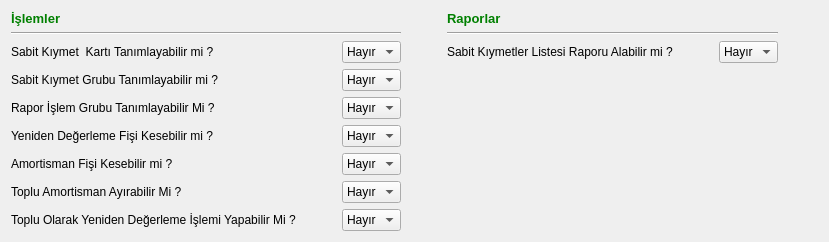
     <widget class="QWidget" name="tab_demirbas_yetkileri">
      <attribute name="title">
       <string>Sabit Kıymet</string>
      </attribute>
      <layout class="QGridLayout" name="gridLayout_7">
       <item row="0" column="0">
        <layout class="QGridLayout" name="gridLayout_6" columnstretch="0,0,1,0,0,1">
         <item row="0" column="0">
          <widget class="QLabel" name="label_201">
           <property name="sizePolicy">
            <sizepolicy hsizetype="Fixed" vsizetype="Fixed">
             <horstretch>0</horstretch>
             <verstretch>0</verstretch>
            </sizepolicy>
           </property>
           <property name="text">
            <string>&lt;!DOCTYPE HTML PUBLIC &quot;-//W3C//DTD HTML 4.0//EN&quot; &quot;http://www.w3.org/TR/REC-html40/strict.dtd&quot;&gt;
&lt;html&gt;&lt;head&gt;&lt;meta name=&quot;qrichtext&quot; content=&quot;1&quot; /&gt;&lt;style type=&quot;text/css&quot;&gt;
p, li { white-space: pre-wrap; }
&lt;/style&gt;&lt;/head&gt;&lt;body style=&quot; font-family:'Sans Serif'; font-size:10pt; font-weight:400; font-style:normal;&quot;&gt;
&lt;p style=&quot; margin-top:0px; margin-bottom:0px; margin-left:0px; margin-right:0px; -qt-block-indent:0; text-indent:0px;&quot;&gt;&lt;span style=&quot; font-weight:600; color:#008000;&quot;&gt;İşlemler&lt;/span&gt;&lt;/p&gt;&lt;/body&gt;&lt;/html&gt;</string>
           </property>
          </widget>
         </item>
         <item row="0" column="3">
          <widget class="QLabel" name="label_202">
           <property name="sizePolicy">
            <sizepolicy hsizetype="Fixed" vsizetype="Fixed">
             <horstretch>0</horstretch>
             <verstretch>0</verstretch>
            </sizepolicy>
           </property>
           <property name="text">
            <string>&lt;!DOCTYPE HTML PUBLIC &quot;-//W3C//DTD HTML 4.0//EN&quot; &quot;http://www.w3.org/TR/REC-html40/strict.dtd&quot;&gt;
&lt;html&gt;&lt;head&gt;&lt;meta name=&quot;qrichtext&quot; content=&quot;1&quot; /&gt;&lt;style type=&quot;text/css&quot;&gt;
p, li { white-space: pre-wrap; }
&lt;/style&gt;&lt;/head&gt;&lt;body style=&quot; font-family:'Sans Serif'; font-size:10pt; font-weight:400; font-style:normal;&quot;&gt;
&lt;p style=&quot; margin-top:0px; margin-bottom:0px; margin-left:0px; margin-right:0px; -qt-block-indent:0; text-indent:0px;&quot;&gt;&lt;span style=&quot; font-weight:600; color:#008000;&quot;&gt;Raporlar&lt;/span&gt;&lt;/p&gt;&lt;/body&gt;&lt;/html&gt;</string>
           </property>
          </widget>
         </item>
         <item row="1" column="0" colspan="2">
          <widget class="Line" name="line_23">
           <property name="orientation">
            <enum>Qt::Horizontal</enum>
           </property>
          </widget>
         </item>
         <item row="1" column="3" colspan="2">
          <widget class="Line" name="line_24">
           <property name="orientation">
            <enum>Qt::Horizontal</enum>
           </property>
          </widget>
         </item>
         <item row="2" column="0">
          <widget class="QLabel" name="label">
           <property name="sizePolicy">
            <sizepolicy hsizetype="Fixed" vsizetype="Expanding">
             <horstretch>0</horstretch>
             <verstretch>0</verstretch>
            </sizepolicy>
           </property>
           <property name="text">
            <string>Sabit Kıymet  Kartı Tanımlayabilir mi ?</string>
           </property>
          </widget>
         </item>
         <item row="2" column="1">
          <layout class="QHBoxLayout" name="horizontalLayout_156">
           <item>
            <spacer name="horizontalSpacer_183">
             <property name="orientation">
              <enum>Qt::Horizontal</enum>
             </property>
             <property name="sizeHint" stdset="0">
              <size>
               <width>40</width>
               <height>20</height>
              </size>
             </property>
            </spacer>
           </item>
           <item>
            <widget class="QComboBox" name="dmr_comboBox_demirbas_karti">
             <property name="sizePolicy">
              <sizepolicy hsizetype="Fixed" vsizetype="Fixed">
               <horstretch>0</horstretch>
               <verstretch>0</verstretch>
              </sizepolicy>
             </property>
             <item>
              <property name="text">
               <string>Hayır</string>
              </property>
             </item>
             <item>
              <property name="text">
               <string>Evet</string>
              </property>
             </item>
            </widget>
           </item>
          </layout>
         </item>
         <item row="2" column="2">
          <spacer name="horizontalSpacer_191">
           <property name="orientation">
            <enum>Qt::Horizontal</enum>
           </property>
           <property name="sizeHint" stdset="0">
            <size>
             <width>40</width>
             <height>20</height>
            </size>
           </property>
          </spacer>
         </item>
         <item row="2" column="3">
          <widget class="QLabel" name="label_8">
           <property name="sizePolicy">
            <sizepolicy hsizetype="Fixed" vsizetype="Expanding">
             <horstretch>0</horstretch>
             <verstretch>0</verstretch>
            </sizepolicy>
           </property>
           <property name="text">
            <string>Sabit Kıymetler Listesi Raporu Alabilir mi ?</string>
           </property>
          </widget>
         </item>
         <item row="2" column="4">
          <layout class="QHBoxLayout" name="horizontalLayout_163">
           <item>
            <spacer name="horizontalSpacer_190">
             <property name="orientation">
              <enum>Qt::Horizontal</enum>
             </property>
             <property name="sizeHint" stdset="0">
              <size>
               <width>40</width>
               <height>20</height>
              </size>
             </property>
            </spacer>
           </item>
           <item>
            <widget class="QComboBox" name="dmr_comboBox_demirbas_listesi">
             <property name="sizePolicy">
              <sizepolicy hsizetype="Fixed" vsizetype="Fixed">
               <horstretch>0</horstretch>
               <verstretch>0</verstretch>
              </sizepolicy>
             </property>
             <item>
              <property name="text">
               <string>Hayır</string>
              </property>
             </item>
             <item>
              <property name="text">
               <string>Evet</string>
              </property>
             </item>
            </widget>
           </item>
          </layout>
         </item>
         <item row="2" column="5">
          <spacer name="horizontalSpacer_70">
           <property name="orientation">
            <enum>Qt::Horizontal</enum>
           </property>
           <property name="sizeHint" stdset="0">
            <size>
             <width>40</width>
             <height>20</height>
            </size>
           </property>
          </spacer>
         </item>
         <item row="3" column="0">
          <widget class="QLabel" name="label_2">
           <property name="sizePolicy">
            <sizepolicy hsizetype="Fixed" vsizetype="Expanding">
             <horstretch>0</horstretch>
             <verstretch>0</verstretch>
            </sizepolicy>
           </property>
           <property name="text">
            <string>Sabit Kıymet Grubu Tanımlayabilir mi ?</string>
           </property>
          </widget>
         </item>
         <item row="3" column="1">
          <layout class="QHBoxLayout" name="horizontalLayout_157">
           <item>
            <spacer name="horizontalSpacer_184">
             <property name="orientation">
              <enum>Qt::Horizontal</enum>
             </property>
             <property name="sizeHint" stdset="0">
              <size>
               <width>40</width>
               <height>20</height>
              </size>
             </property>
            </spacer>
           </item>
           <item>
            <widget class="QComboBox" name="dmr_comboBox_demirbas_grubu">
             <property name="sizePolicy">
              <sizepolicy hsizetype="Fixed" vsizetype="Fixed">
               <horstretch>0</horstretch>
               <verstretch>0</verstretch>
              </sizepolicy>
             </property>
             <item>
              <property name="text">
               <string>Hayır</string>
              </property>
             </item>
             <item>
              <property name="text">
               <string>Evet</string>
              </property>
             </item>
            </widget>
           </item>
          </layout>
         </item>
         <item row="4" column="0">
          <widget class="QLabel" name="label_77">
           <property name="sizePolicy">
            <sizepolicy hsizetype="Fixed" vsizetype="Expanding">
             <horstretch>0</horstretch>
             <verstretch>0</verstretch>
            </sizepolicy>
           </property>
           <property name="text">
            <string>Rapor İşlem Grubu Tanımlayabilir Mi ?</string>
           </property>
          </widget>
         </item>
         <item row="4" column="1">
          <layout class="QHBoxLayout" name="horizontalLayout_158">
           <item>
            <spacer name="horizontalSpacer_185">
             <property name="orientation">
              <enum>Qt::Horizontal</enum>
             </property>
             <property name="sizeHint" stdset="0">
              <size>
               <width>40</width>
               <height>20</height>
              </size>
             </property>
            </spacer>
           </item>
           <item>
            <widget class="QComboBox" name="dmr_comboBox_rapor_grubu_tanimlayabilir_mi">
             <property name="sizePolicy">
              <sizepolicy hsizetype="Fixed" vsizetype="Fixed">
               <horstretch>0</horstretch>
               <verstretch>0</verstretch>
              </sizepolicy>
             </property>
             <item>
              <property name="text">
               <string>Hayır</string>
              </property>
             </item>
             <item>
              <property name="text">
               <string>Evet</string>
              </property>
             </item>
            </widget>
           </item>
          </layout>
         </item>
         <item row="5" column="0">
          <widget class="QLabel" name="label_3">
           <property name="sizePolicy">
            <sizepolicy hsizetype="Fixed" vsizetype="Expanding">
             <horstretch>0</horstretch>
             <verstretch>0</verstretch>
            </sizepolicy>
           </property>
           <property name="text">
            <string>Yeniden Değerleme Fişi Kesebilir mi ?</string>
           </property>
          </widget>
         </item>
         <item row="5" column="1">
          <layout class="QHBoxLayout" name="horizontalLayout_159">
           <item>
            <spacer name="horizontalSpacer_186">
             <property name="orientation">
              <enum>Qt::Horizontal</enum>
             </property>
             <property name="sizeHint" stdset="0">
              <size>
               <width>40</width>
               <height>20</height>
              </size>
             </property>
            </spacer>
           </item>
           <item>
            <widget class="QComboBox" name="dmr_comboBox_yeniden_degerleme">
             <property name="sizePolicy">
              <sizepolicy hsizetype="Fixed" vsizetype="Fixed">
               <horstretch>0</horstretch>
               <verstretch>0</verstretch>
              </sizepolicy>
             </property>
             <item>
              <property name="text">
               <string>Hayır</string>
              </property>
             </item>
             <item>
              <property name="text">
               <string>Evet</string>
              </property>
             </item>
            </widget>
           </item>
          </layout>
         </item>
         <item row="6" column="0">
          <widget class="QLabel" name="label_4">
           <property name="sizePolicy">
            <sizepolicy hsizetype="Fixed" vsizetype="Expanding">
             <horstretch>0</horstretch>
             <verstretch>0</verstretch>
            </sizepolicy>
           </property>
           <property name="text">
            <string>Amortisman Fişi Kesebilir mi ?</string>
           </property>
          </widget>
         </item>
         <item row="6" column="1">
          <layout class="QHBoxLayout" name="horizontalLayout_160">
           <item>
            <spacer name="horizontalSpacer_187">
             <property name="orientation">
              <enum>Qt::Horizontal</enum>
             </property>
             <property name="sizeHint" stdset="0">
              <size>
               <width>40</width>
               <height>20</height>
              </size>
             </property>
            </spacer>
           </item>
           <item>
            <widget class="QComboBox" name="dmr_comboBox_amortisman_fisi">
             <property name="sizePolicy">
              <sizepolicy hsizetype="Fixed" vsizetype="Fixed">
               <horstretch>0</horstretch>
               <verstretch>0</verstretch>
              </sizepolicy>
             </property>
             <item>
              <property name="text">
               <string>Hayır</string>
              </property>
             </item>
             <item>
              <property name="text">
               <string>Evet</string>
              </property>
             </item>
            </widget>
           </item>
          </layout>
         </item>
         <item row="7" column="0">
          <widget class="QLabel" name="label_74">
           <property name="sizePolicy">
            <sizepolicy hsizetype="Fixed" vsizetype="Expanding">
             <horstretch>0</horstretch>
             <verstretch>0</verstretch>
            </sizepolicy>
           </property>
           <property name="text">
            <string>Toplu Amortisman Ayırabilir Mi ?</string>
           </property>
          </widget>
         </item>
         <item row="7" column="1">
          <layout class="QHBoxLayout" name="horizontalLayout_161">
           <item>
            <spacer name="horizontalSpacer_188">
             <property name="orientation">
              <enum>Qt::Horizontal</enum>
             </property>
             <property name="sizeHint" stdset="0">
              <size>
               <width>40</width>
               <height>20</height>
              </size>
             </property>
            </spacer>
           </item>
           <item>
            <widget class="QComboBox" name="dmr_comboBox_toplu_amortisman_ayirma">
             <property name="sizePolicy">
              <sizepolicy hsizetype="Fixed" vsizetype="Fixed">
               <horstretch>0</horstretch>
               <verstretch>0</verstretch>
              </sizepolicy>
             </property>
             <item>
              <property name="text">
               <string>Hayır</string>
              </property>
             </item>
             <item>
              <property name="text">
               <string>Evet</string>
              </property>
             </item>
            </widget>
           </item>
          </layout>
         </item>
         <item row="8" column="0">
          <widget class="QLabel" name="label_75">
           <property name="sizePolicy">
            <sizepolicy hsizetype="Fixed" vsizetype="Expanding">
             <horstretch>0</horstretch>
             <verstretch>0</verstretch>
            </sizepolicy>
           </property>
           <property name="text">
            <string>Toplu Olarak Yeniden Değerleme İşlemi Yapabilir Mi ?</string>
           </property>
          </widget>
         </item>
         <item row="8" column="1">
          <layout class="QHBoxLayout" name="horizontalLayout_162">
           <item>
            <spacer name="horizontalSpacer_189">
             <property name="orientation">
              <enum>Qt::Horizontal</enum>
             </property>
             <property name="sizeHint" stdset="0">
              <size>
               <width>40</width>
               <height>20</height>
              </size>
             </property>
            </spacer>
           </item>
           <item>
            <widget class="QComboBox" name="dmr_comboBox_toplu_yeniden_degerleme">
             <property name="sizePolicy">
              <sizepolicy hsizetype="Fixed" vsizetype="Fixed">
               <horstretch>0</horstretch>
               <verstretch>0</verstretch>
              </sizepolicy>
             </property>
             <item>
              <property name="text">
               <string>Hayır</string>
              </property>
             </item>
             <item>
              <property name="text">
               <string>Evet</string>
              </property>
             </item>
            </widget>
           </item>
          </layout>
         </item>
        </layout>
       </item>
      </layout>
     </widget>
